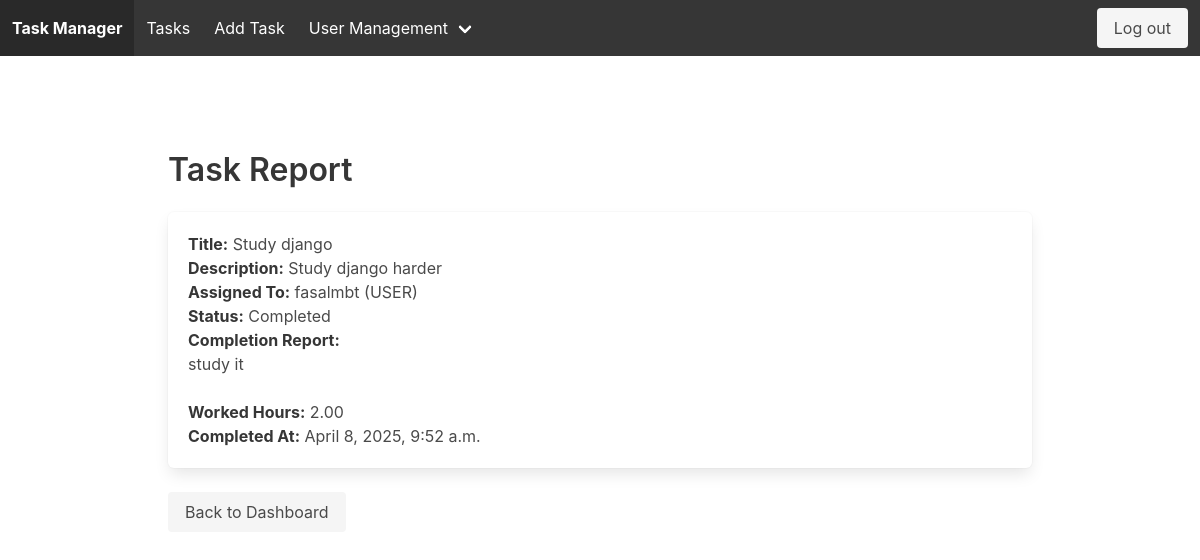
The page /dashboard/tasks/3/report/ (signed in) on the database its author committed.
### tasks/models.py (models this page shows, shortened)
class Task(models.Model):
    class Status(models.TextChoices):
        PENDING = 'PENDING', _('Pending')
        IN_PROGRESS = 'IN_PROGRESS', _('In Progress')
        COMPLETED = 'COMPLETED', _('Completed')
    title = models.CharField(max_length=200)
    description = models.TextField()
    assigned_to = models.ForeignKey(
        CustomUser,
        on_delete=models.CASCADE,
        related_name='tasks'
    )
    due_date = models.DateField()
    status = models.CharField(
        max_length=20,
        choices=Status.choices,
        default=Status.PENDING,
    )
    completion_report = models.TextField(blank=True, null=True)
    worked_hours = models.DecimalField(
        max_digits=5,
        decimal_places=2,
        blank=True,
        null=True
    )
    created_at = models.DateTimeField(auto_now_add=True)
    updated_at = models.DateTimeField(auto_now=True)

### users/models.py (models this page shows, shortened)
class CustomUser(AbstractUser):
    class Role(models.TextChoices):
        SUPERADMIN = 'SUPERADMIN', _('SuperAdmin')
        ADMIN = 'ADMIN', _('Admin')
        USER = 'USER', _('User')
    role = models.CharField(
        max_length=20,
        choices=Role.choices,
        default=Role.USER,
    )
    def __str__(self):
        return f"{self.username} ({self.role})"
    @property
    def is_superadmin(self):
        return self.role == self.Role.SUPERADMIN or self.is_superuser

### tasks/views.py (the view)
# urls.py: path('dashboard/tasks/<int:pk>/report/', TaskReportDetailView.as_view(), name='task-report-web'),
class TaskReportDetailView(LoginRequiredMixin, DetailView):
    model = Task
    template_name = 'tasks/task_report.html'
    context_object_name = 'task'
    def get_object(self, queryset=None):
        obj = super().get_object(queryset)
        if not (
            self.request.user.is_superadmin or
            self.request.user.is_admin
        ):
            raise PermissionDenied
        if obj.status != Task.Status.COMPLETED:
            raise Http404("Task is not completed yet.")
        return obj

### tasks/templates/tasks/task_report.html
{% extends "base.html" %}
{% block content %}
<section class="section">
    <div class="container">
        <h1 class="title">Task Report</h1>
        <div class="box">
            <p><strong>Title:</strong> {{ object.title }}</p>
            <p><strong>Description:</strong> {{ object.description }}</p>
            <p><strong>Assigned To:</strong> {{ object.assigned_to }}</p>
            <p><strong>Status:</strong> {{ object.get_status_display }}</p>
            <p><strong>Completion Report:</strong></p>
            <div class="content">
                <p>{{ object.completion_report }}</p>
            </div>
            <p><strong>Worked Hours:</strong> {{ object.worked_hours }}</p>
            <p><strong>Completed At:</strong> {{ object.updated_at }}</p>
        </div>
        <a class="button is-light" href="{% url 'task-list-web' %}">Back to Dashboard</a>
    </div>
</section>
{% endblock %}

### rows shown on the page
Task: title "Study django", description "Study django harder", assigned_to "fasalmbt (USER)", status "Completed", completion_report "study it", worked_hours "2.00", updated_at "April 8, 2025, 9:52 a.m."
